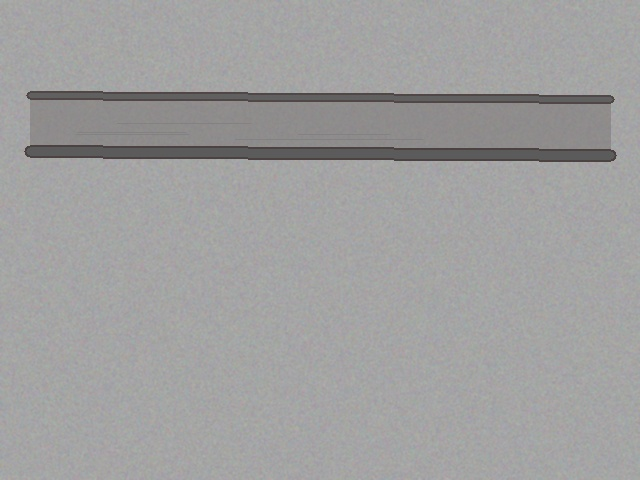
#> input picture test_assets/real_world/fail/beam_11.jpg, 640 x 480 px
$ python -i scene_classifier.py   (imports and definitions only)   (older library calls are emulated)
#> lines starting #> are read from the running program, lines starting #| are printed output that depends on the picture; after the words box and inside, x2 and y2 are one past the last pixel; in counts of white or black regions, pixels touching at a corner belong together
"""OpenCV-based scene classifier for structural inspection eligibility.

Determines whether an uploaded image depicts a construction site, structural
frame, interior room, floor plan, or unknown scene — without any ML model.
"""

from __future__ import annotations

from enum import Enum

import cv2
import numpy as np


class SceneType(str, Enum):
    CONSTRUCTION_SITE = "construction_site"
    STRUCTURAL_FRAME = "structural_frame"
    INTERIOR_ROOM = "interior_room"
    FLOOR_PLAN = "floor_plan"
    UNKNOWN = "unknown"


_ALLOWED_SCENES = {SceneType.CONSTRUCTION_SITE, SceneType.STRUCTURAL_FRAME}


def is_allowed_scene(scene_type: SceneType) -> bool:
    return scene_type in _ALLOWED_SCENES


def classify_scene(image: np.ndarray) -> tuple[SceneType, float]:
    """Classify image scene type using pure OpenCV heuristics.

    Returns (scene_type, confidence) where confidence is 0.0–1.0.
    """
    h, w = image.shape[:2]
    if h == 0 or w == 0:
        return SceneType.UNKNOWN, 0.0

    gray = cv2.cvtColor(image, cv2.COLOR_BGR2GRAY)
    hsv = cv2.cvtColor(image, cv2.COLOR_BGR2HSV)
    edges = cv2.Canny(gray, 50, 150, apertureSize=3)
    edge_density = float(np.mean(edges > 0))

    # ── Feature computations ──
    features = _compute_features(image, gray, hsv, edges, h, w)

    # ── Score each scene type ──
    scores = {
        SceneType.FLOOR_PLAN: _score_floor_plan(features),
        SceneType.CONSTRUCTION_SITE: _score_construction_site(features),
        SceneType.STRUCTURAL_FRAME: _score_structural_frame(features),
        SceneType.INTERIOR_ROOM: _score_interior_room(features),
    }

    best = max(scores, key=scores.get)
    confidence = scores[best]
    return best, confidence


def _compute_features(
    image: np.ndarray, gray: np.ndarray, hsv: np.ndarray,
    edges: np.ndarray, h: int, w: int,
) -> dict:
    total_px = h * w

    # Color metrics
    color_px = float(np.sum(np.std(image, axis=2) > 30)) / total_px
    gray_px = float(np.sum(np.std(image, axis=2) < 15)) / total_px
    saturation = float(np.mean(hsv[:, :, 1])) / 255.0
    value = float(np.mean(hsv[:, :, 2])) / 255.0

    # Edge density (already computed)
    edge_density = float(np.mean(edges > 0))

    # Binary / high-contrast detection (floor plan indicator)
    _, otsu = cv2.threshold(gray, 0, 255, cv2.THRESH_BINARY_INV + cv2.THRESH_OTSU)
    black_white_ratio = float(np.mean(otsu > 0)) if total_px > 0 else 0.0

    thin_line_score = _thin_line_ratio(edges, h, w)

    # Texture / complexity
    laplacian_var = float(cv2.Laplacian(gray, cv2.CV_64F).var())

    # Color distribution — concrete vs furniture
    lower_conc = np.array([0, 0, 100], dtype=np.uint8)
    upper_conc = np.array([180, 50, 200], dtype=np.uint8)
    concrete_mask = cv2.inRange(hsv, lower_conc, upper_conc)
    concrete_ratio = float(np.mean(concrete_mask > 0))

    # Warm colors (wood/furniture)
    lower_warm = np.array([0, 30, 60], dtype=np.uint8)
    upper_warm = np.array([40, 255, 255], dtype=np.uint8)
    warm_mask = cv2.inRange(hsv, lower_warm, upper_warm)
    warm_ratio = float(np.mean(warm_mask > 0))

    # Vertical / horizontal line balance
    v_lines, h_lines = _count_oriented_lines(edges, w, h)

    # Ceiling grid detection: dense grid pattern in upper 25%
    upper_third = edges[:int(h * 0.25), :]
    ceil_edge_density = float(np.mean(upper_third > 0)) if upper_third.size > 0 else 0.0

    # Furniture-like contour detection (desk/chair blobs)
    furniture_score = _detect_furniture_contours(gray, total_px)

    # Large uniform region detection (walls, concrete surfaces)
    uniform_score = _detect_uniform_regions(gray, total_px)

    return {
        "color_px": color_px,
        "gray_px": gray_px,
        "saturation": saturation,
        "value": value,
        "edge_density": edge_density,
        "black_white_ratio": black_white_ratio,
        "thin_line_score": thin_line_score,
        "laplacian_var": laplacian_var,
        "concrete_ratio": concrete_ratio,
        "warm_ratio": warm_ratio,
        "v_lines": v_lines,
        "h_lines": h_lines,
        "ceil_edge_density": ceil_edge_density,
        "furniture_score": furniture_score,
        "uniform_score": uniform_score,
        "h": h,
        "w": w,
    }


def _thin_line_ratio(edges: np.ndarray, h: int, w: int) -> float:
    lines = cv2.HoughLinesP(
        edges, rho=1, theta=np.pi / 180, threshold=30,
        minLineLength=20, maxLineGap=5,
    )
    if lines is None:
        return 0.0
    line_pixels = min(len(lines) * 40, h * w * 0.5)
    return line_pixels / (h * w)


def _count_oriented_lines(edges: np.ndarray, w: int, h: int) -> tuple[int, int]:
    lines = cv2.HoughLinesP(
        edges, rho=1, theta=np.pi / 180, threshold=40,
        minLineLength=30, maxLineGap=10,
    )
    if lines is None:
        return 0, 0
    v_count, h_count = 0, 0
    for x1, y1, x2, y2 in lines.reshape(-1, 4):
        dx, dy = abs(x2 - x1), abs(y2 - y1)
        if dx > dy * 2:
            h_count += 1
        elif dy > dx * 2:
            v_count += 1
    return v_count, h_count


def _detect_furniture_contours(gray: np.ndarray, total_px: int) -> float:
    blurred = cv2.GaussianBlur(gray, (5, 5), 0)
    _, thresh = cv2.threshold(blurred, 0, 255, cv2.THRESH_BINARY_INV + cv2.THRESH_OTSU)
    kernel = cv2.getStructuringElement(cv2.MORPH_RECT, (3, 3))
    cleaned = cv2.morphologyEx(thresh, cv2.MORPH_OPEN, kernel, iterations=1)
    contours, _ = cv2.findContours(cleaned, cv2.RETR_EXTERNAL, cv2.CHAIN_APPROX_SIMPLE)

    furniture_px = 0
    for cnt in contours:
        area = cv2.contourArea(cnt)
        if area < 500 or area > total_px * 0.4:
            continue
        x, y, cw, ch = cv2.boundingRect(cnt)
        aspect = max(cw, ch) / min(cw, ch) if min(cw, ch) > 0 else 1
        if 0.3 < aspect < 5.0:
            furniture_px += area
    return min(1.0, furniture_px / (total_px * 0.3))


def _detect_uniform_regions(gray: np.ndarray, total_px: int) -> float:
    blur = cv2.GaussianBlur(gray, (31, 31), 0)
    gray_f = gray.astype(np.float32)
    blur_f = blur.astype(np.float32)
    local_std = cv2.absdiff(gray_f, blur_f)
    _, uniform_mask = cv2.threshold(local_std, 15, 255, cv2.THRESH_BINARY_INV)
    uniform_ratio = float(np.mean(uniform_mask > 0))
    return uniform_ratio


# ── Scene scoring functions ──


def _score_floor_plan(f: dict) -> float:
    score = 0.0
    if f["black_white_ratio"] > 0.05 and f["black_white_ratio"] < 0.5:
        score += 0.25
    if f["thin_line_score"] > 0.01:
        score += 0.20
    if f["color_px"] < 0.3:
        score += 0.15
    if f["gray_px"] > 0.6:
        score += 0.10
    if f["saturation"] < 0.15:
        score += 0.10
    if f["edge_density"] > 0.05 and f["edge_density"] < 0.3:
        score += 0.10
    if f["laplacian_var"] > 200:
        score += 0.10
    return min(1.0, score)


def _score_construction_site(f: dict) -> float:
    score = 0.0
    if f["concrete_ratio"] > 0.15:
        score += 0.20
    if f["uniform_score"] > 0.5:
        score += 0.15
    if f["warm_ratio"] < 0.08:
        score += 0.10
    if f["edge_density"] > 0.08:
        score += 0.10
    if f["furniture_score"] < 0.02:
        score += 0.15
    if 0.02 < f["saturation"] < 0.25:
        score += 0.10
    if f["value"] < 0.6:
        score += 0.10
    if f["color_px"] > 0.3:
        score += 0.10
    return min(1.0, score)


def _score_structural_frame(f: dict) -> float:
    score = 0.0
    if f["v_lines"] > 5 and f["h_lines"] > 3:
        score += 0.25
    line_ratio = f["v_lines"] / max(f["h_lines"], 1)
    if 0.5 < line_ratio < 3.0:
        score += 0.10
    if f["concrete_ratio"] > 0.10:
        score += 0.10
    if 0.05 < f["saturation"] < 0.30:
        score += 0.10
    if f["furniture_score"] < 0.05:
        score += 0.10
    if f["edge_density"] > 0.06:
        score += 0.10
    if f["uniform_score"] > 0.4:
        score += 0.10
    if f["warm_ratio"] < 0.10:
        score += 0.10
    if f["ceil_edge_density"] < 0.15:
        score += 0.05
    return min(1.0, score)


def _score_interior_room(f: dict) -> float:
    score = 0.0
    if f["furniture_score"] > 0.05:
        score += 0.25
    if f["warm_ratio"] > 0.08:
        score += 0.15
    if f["ceil_edge_density"] > 0.12:
        score += 0.15
    if f["saturation"] > 0.20:
        score += 0.10
    if f["color_px"] > 0.4:
        score += 0.10
    if f["uniform_score"] < 0.5:
        score += 0.05
    if 0.03 < f["warm_ratio"] < 0.30:
        score += 0.05
    if f["laplacian_var"] > 100:
        score += 0.05
    if f["concrete_ratio"] < 0.20:
        score += 0.05
    return min(1.0, score)

>>> import cv2
>>> picture = cv2.imread('../../test_assets/real_world/fail/beam_11.jpg')
#> picture is the input picture: shape (480, 640, 3); mean B, G, R 159, 159, 159.3
>>> result = classify_scene(picture)
#> in classify_scene, `edges = cv2.Canny(gray, 50, 150, apertureSize=3)`:
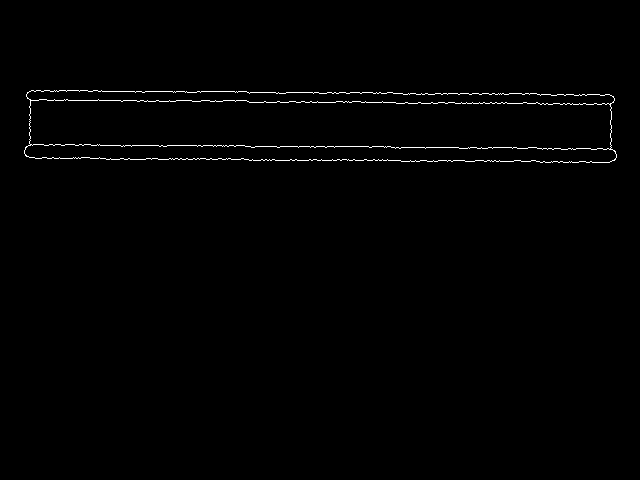
#> edges: shape (480, 640); 0.81% white in thin lines or dots, all inside (x1, y1, x2, y2) = (24, 90, 617, 163)
#> in classify_scene, `edge_density = float(np.mean(edges > 0))`: edge_density = 0.00805
#> in _compute_features, `color_px = float(np.sum(np.std(image, axis=2) > 30)) / total_px`: color_px = 0
#> in _compute_features, `gray_px = float(np.sum(np.std(image, axis=2) < 15)) / total_px`: gray_px = 1
#> in _compute_features, `saturation = float(np.mean(hsv[:, :, 1])) / 255.0`: saturation = 0.0222
#> in _compute_features, `value = float(np.mean(hsv[:, :, 2])) / 255.0`: value = 0.631
#> in _compute_features, `edge_density = float(np.mean(edges > 0))`: edge_density = 0.00805
#> in _compute_features, `_, otsu = cv2.threshold(gray, 0, 255, cv2.THRESH_BINARY_INV + cv2.THRE..`:
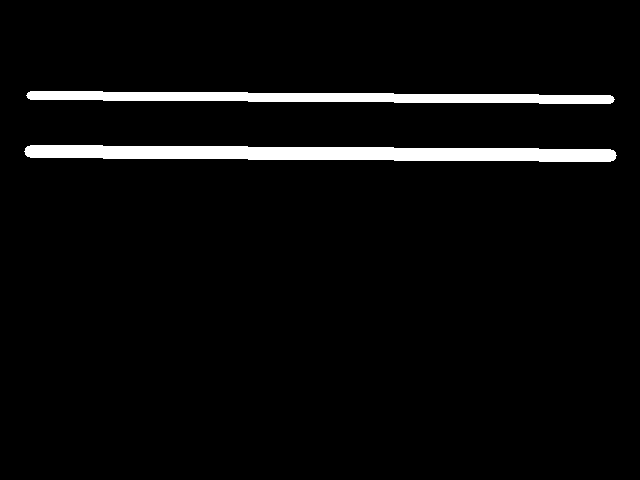
#> otsu: shape (480, 640); 4.2% white; 2 white regions, box (x1, y1, x2, y2) and area: (24, 145, 617, 162) 7653, (26, 91, 615, 104) 5269
#> in _compute_features, `black_white_ratio = float(np.mean(otsu > 0)) if total_px > 0 else 0.0`: black_white_ratio = 0.0421
#> in _thin_line_ratio, `lines = cv2.HoughLinesP( edges, rho=1, theta=np.pi / 180, threshold=30..`: lines = 36 rows, first 6: [475, 160, 499, 160], [47, 100, 147, 100], [249, 102, 288, 102], [332, 159, 354, 159], [455, 103, 572, 103], [435, 93, 536, 93]
#> in _thin_line_ratio, `line_pixels = min(len(lines) * 40, h * w * 0.5)`: line_pixels = 1440
#> in _compute_features, `thin_line_score = _thin_line_ratio(edges, h, w)`: thin_line_score = 0.00469
#> in _compute_features, `laplacian_var = float(cv2.Laplacian(gray, cv2.CV_64F).var())`: laplacian_var = 141.8
#> in _compute_features, `concrete_ratio = float(np.mean(concrete_mask > 0))`: concrete_ratio = 0.959
#> in _compute_features, `warm_mask = cv2.inRange(hsv, lower_warm, upper_warm)`:
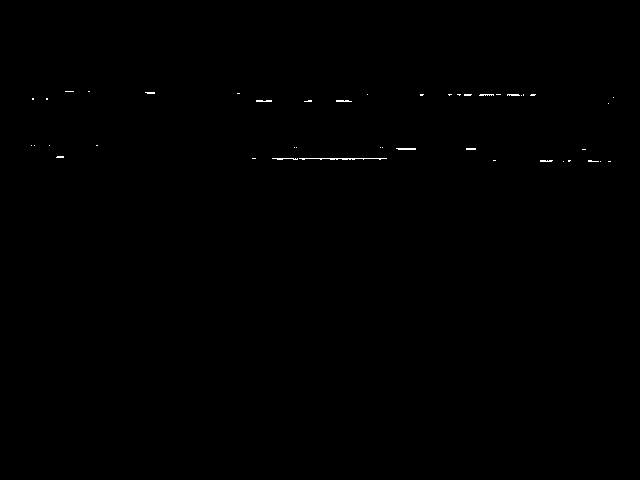
#> warm_mask: shape (480, 640); 0.16% white in thin lines or dots, all inside (x1, y1, x2, y2) = (31, 91, 614, 162)
#> in _compute_features, `warm_ratio = float(np.mean(warm_mask > 0))`: warm_ratio = 0.00162
#> in _count_oriented_lines, `lines = cv2.HoughLinesP( edges, rho=1, theta=np.pi / 180, threshold=40..`: lines = 24 rows, first 6: [249, 102, 506, 102], [249, 160, 499, 160], [106, 159, 274, 159], [396, 103, 611, 103], [313, 93, 361, 93], [79, 91, 246, 91]
#> the loop in _count_oriented_lines, `for x1, y1, x2, y2 in lines.reshape(-1, 4):` made 24 passes
#> (x1, y1, x2, y2, dx) on passes 1 to 8: (249, 102, 506, 102, 257), (249, 160, 499, 160, 250), (106, 159, 274, 159, 168), (396, 103, 611, 103, 215), (313, 93, 361, 93, 48), (79, 91, 246, 91, 167), (44, 145, 244, 145, 200), (384, 147, 516, 147, 132)
#> after the loop in _count_oriented_lines, `for x1, y1, x2, y2 in lines.reshape(-1, 4):`: h_count = 24; v_count = 0
#> in _compute_features, `v_lines, h_lines = _count_oriented_lines(edges, w, h)`: h_lines = 24
#> in _compute_features, `upper_third = edges[:int(h * 0.25), :]`:
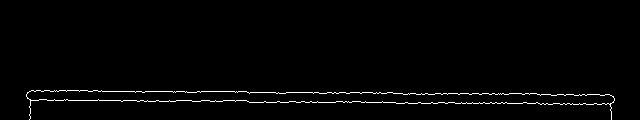
#> upper_third: shape (120, 640); 1.6% white in thin lines or dots, all inside (x1, y1, x2, y2) = (26, 90, 615, 120)
#> in _compute_features, `ceil_edge_density = float(np.mean(upper_third > 0)) if upper_third.siz..`: ceil_edge_density = 0.0159
#> in _detect_furniture_contours, `_, thresh = cv2.threshold(blurred, 0, 255, cv2.THRESH_BINARY_INV + cv2..`:
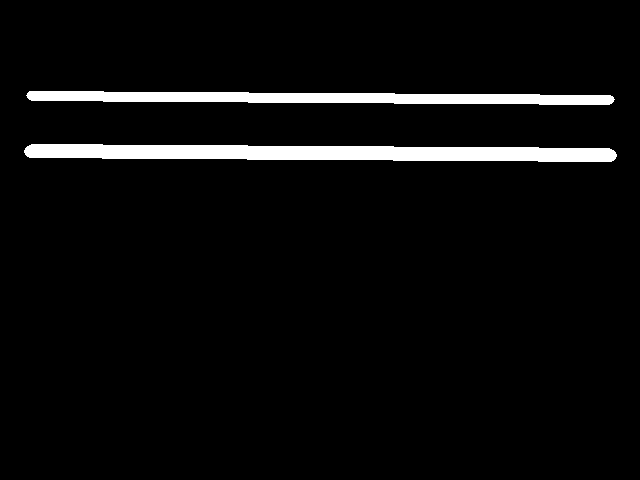
#> thresh: shape (480, 640); 4.6% white; 2 white regions, box (x1, y1, x2, y2) and area: (24, 144, 617, 162) 8244, (26, 91, 615, 105) 5855
#> in _detect_furniture_contours, `contours, _ = cv2.findContours(cleaned, cv2.RETR_EXTERNAL, cv2.CHAIN_A..`: contours = 2 contours; box (x1, y1, x2, y2) and area: (24, 144, 617, 162) 7647, (27, 91, 614, 105) 5262
#> the loop in _detect_furniture_contours, `for cnt in contours:` made 2 passes
#> (area, x, y, cw, ch, aspect) on passes 1 to 2: (7647, 24, 144, 593, 18, 32.94), (5262, 27, 91, 587, 14, 41.93)
#> after the loop in _detect_furniture_contours, `for cnt in contours:`: furniture_px = 0
#> in _detect_uniform_regions, `local_std = cv2.absdiff(gray_f, blur_f)`:
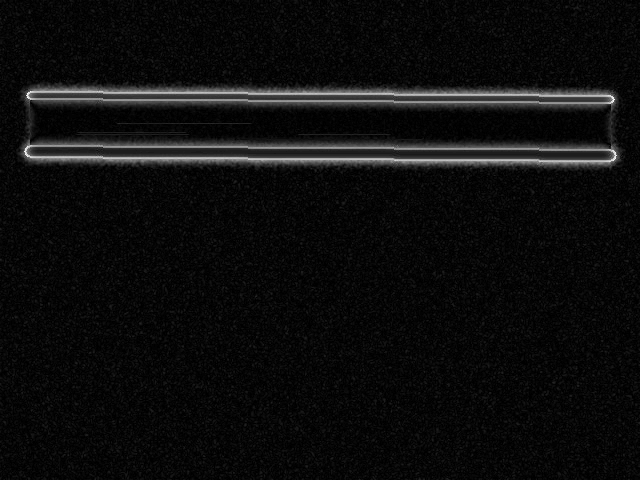
#> local_std: shape (480, 640) float32; min 0, max 70, mean 3.7; drawn with min black and max white
#> in _detect_uniform_regions, `_, uniform_mask = cv2.threshold(local_std, 15, 255, cv2.THRESH_BINARY_..`:
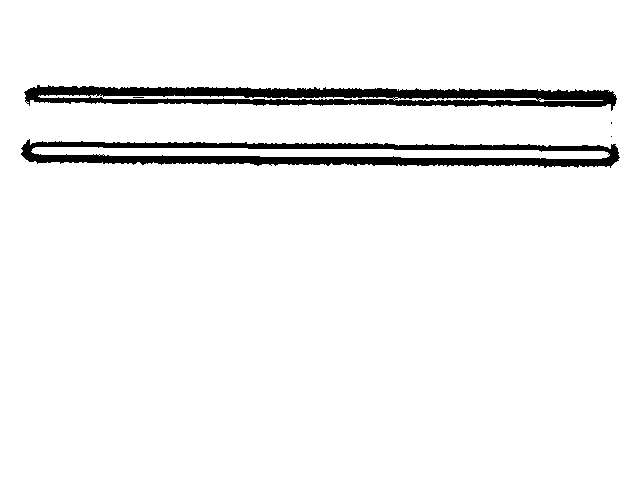
#> uniform_mask: shape (480, 640) float32; 94.8% white; 5 black regions (3 under 20 px), largest, box (x1, y1, x2, y2) and area: (24, 85, 617, 111) 8232, (21, 139, 620, 168) 7753
#> in _detect_uniform_regions, `uniform_ratio = float(np.mean(uniform_mask > 0))`: uniform_ratio = 0.948
#> in classify_scene, `features = _compute_features(image, gray, hsv, edges, h, w)`: features = 17 items
#> in _score_structural_frame, `line_ratio = f["v_lines"] / max(f["h_lines"], 1)`: line_ratio = 0
#> in classify_scene, `scores = { SceneType.FLOOR_PLAN: _score_floor_plan(features), SceneTyp..`: scores = {<SceneType.FLOOR_PLAN: 'floor_plan'>: 0.35, <SceneType.CONSTRUCTION_SITE: 'construction_site'>: 0.7, <SceneType.STRUCTURAL_FRAME: 'structural_frame'>: 0.45, <SceneType.INTERIOR_ROOM: 'interior_room'>: 0.05}
#> in classify_scene, `best = max(scores, key=scores.get)`: best = <SceneType.CONSTRUCTION_SITE: 'construction_site'>
#> in classify_scene, `confidence = scores[best]`: confidence = 0.7
#> result = (<SceneType.CONSTRUCTION_SITE: 'construction_site'>, 0.7)

$ run again, on test_assets/real_world/fail/beam_13.jpg
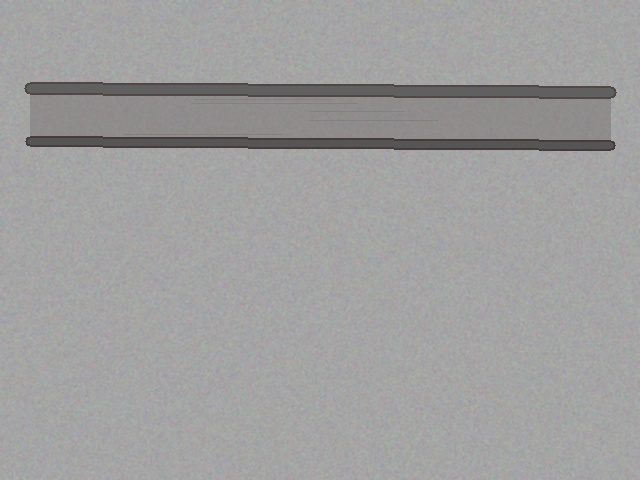
#> input picture test_assets/real_world/fail/beam_13.jpg, 640 x 480 px
#> picture is the input picture: shape (480, 640, 3); mean B, G, R 158.8, 158.9, 159.1
#> hsv: shape (480, 640, 3); mean H, S, V 79.7, 5.8, 160.7
#> in classify_scene, `edges = cv2.Canny(gray, 50, 150, apertureSize=3)`:
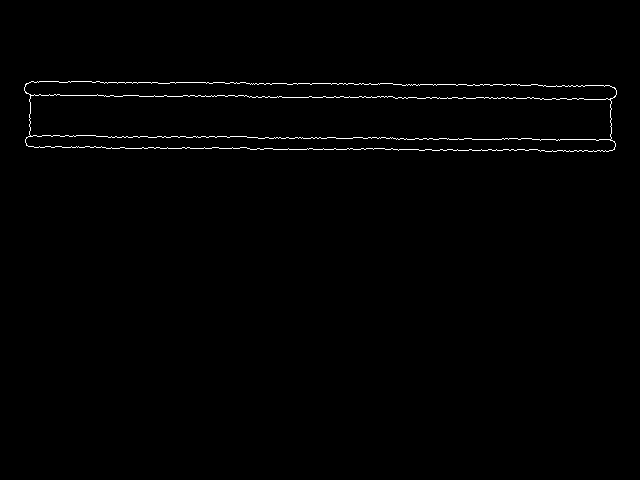
#> edges: shape (480, 640); 0.81% white in thin lines or dots, all inside (x1, y1, x2, y2) = (24, 81, 617, 152)
#> in classify_scene, `edge_density = float(np.mean(edges > 0))`: edge_density = 0.00805
#> color_px = 0
#> gray_px = 1
#> saturation = 0.0226
#> value = 0.63
#> in _compute_features, `edge_density = float(np.mean(edges > 0))`: edge_density = 0.00805
#> otsu: shape (480, 640); 4.6% white; 2 white regions, box (x1, y1, x2, y2) and area: (24, 82, 617, 99) 7653, (25, 136, 616, 151) 6461
#> black_white_ratio = 0.0459
#> in _thin_line_ratio, `lines = cv2.HoughLinesP( edges, rho=1, theta=np.pi / 180, threshold=30..`: lines = 47 rows, first 6: [273, 149, 365, 149], [476, 97, 515, 97], [472, 139, 508, 139], [154, 148, 211, 148], [393, 84, 466, 84], [552, 98, 583, 98]
#> line_pixels = 1880
#> thin_line_score = 0.00612
#> laplacian_var = 150.3
#> concrete_mask: shape (480, 640); 95.4% white; 2 black regions, box (x1, y1, x2, y2) and area: (24, 82, 617, 99) 7539, (25, 136, 616, 151) 6461
#> concrete_ratio = 0.954
#> warm_mask: shape (480, 640); 0.23% white in thin lines or dots, all inside (x1, y1, x2, y2) = (28, 83, 615, 151)
#> warm_ratio = 0.00227
#> in _count_oriented_lines, `lines = cv2.HoughLinesP( edges, rho=1, theta=np.pi / 180, threshold=40..`: lines = 27 rows, first 6: [249, 97, 515, 97], [250, 149, 373, 149], [347, 148, 392, 148], [393, 84, 519, 84], [396, 139, 520, 139], [225, 83, 392, 83]
#> the loop in _count_oriented_lines, `for x1, y1, x2, y2 in lines.reshape(-1, 4):` made 27 passes
#> (x1, y1, x2, y2, dx, dy) on passes 1 to 8: (249, 97, 515, 97, 266, 0), (250, 149, 373, 149, 123, 0), (347, 148, 392, 148, 45, 0), (393, 84, 519, 84, 126, 0), (396, 139, 520, 139, 124, 0), (225, 83, 392, 83, 167, 0), (395, 98, 583, 98, 188, 0), (258, 138, 471, 138, 213, 0)
#> after the loop in _count_oriented_lines, `for x1, y1, x2, y2 in lines.reshape(-1, 4):`: h_count = 27; v_count = 0
#> h_lines = 27
#> upper_third: shape (120, 640); 1.6% white in thin lines or dots, all inside (x1, y1, x2, y2) = (24, 81, 617, 120)
#> ceil_edge_density = 0.0162
#> thresh: shape (480, 640); 5% white; 2 white regions, box (x1, y1, x2, y2) and area: (24, 82, 617, 100) 8240, (25, 135, 616, 151) 7052
#> cleaned: shape (480, 640); 5% white; 2 white regions
#> contours = 2 contours; box (x1, y1, x2, y2) and area: (25, 82, 616, 100) 7641, (25, 135, 616, 151) 6457
#> the loop in _detect_furniture_contours, `for cnt in contours:` made 2 passes
#> (area, x, y, cw, ch, aspect) on passes 1 to 2: (6457, 25, 135, 591, 16, 36.94), (7641, 25, 82, 591, 18, 32.83)
#> after the loop in _detect_furniture_contours, `for cnt in contours:`: furniture_px = 0
#> in _detect_uniform_regions, `_, uniform_mask = cv2.threshold(local_std, 15, 255, cv2.THRESH_BINARY_..`:
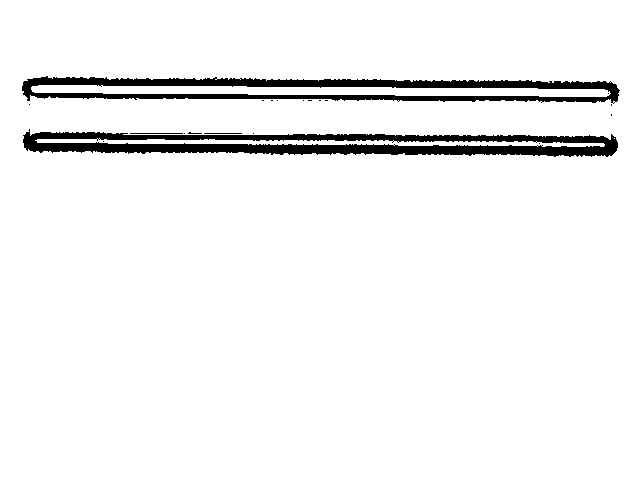
#> uniform_mask: shape (480, 640) float32; 94.7% white; 20 black regions (16 under 20 px), largest, box (x1, y1, x2, y2) and area: (23, 129, 618, 157) 8831, (22, 76, 620, 104) 7279, (130, 133, 183, 134) 53, (204, 133, 242, 134) 38
#> uniform_ratio = 0.947
#> features = 17 items
#> line_ratio = 0
#> scores = {<SceneType.FLOOR_PLAN: 'floor_plan'>: 0.35, <SceneType.CONSTRUCTION_SITE: 'construction_site'>: 0.7, <SceneType.STRUCTURAL_FRAME: 'structural_frame'>: 0.45, <SceneType.INTERIOR_ROOM: 'interior_room'>: 0.05}
#> best = <SceneType.CONSTRUCTION_SITE: 'construction_site'>
#> confidence = 0.7
#> result = (<SceneType.CONSTRUCTION_SITE: 'construction_site'>, 0.7)
